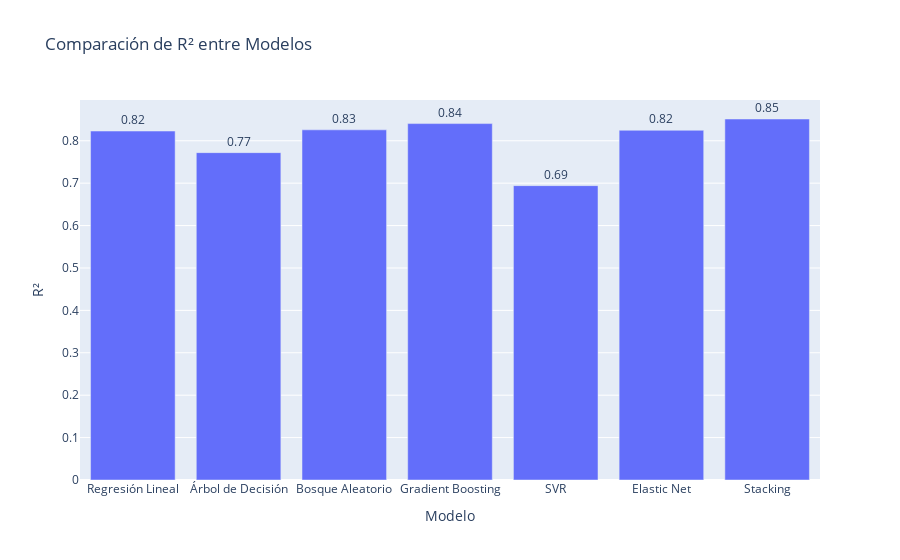

Source (notebook cell):
### Markdown cell above
#### Gráfico interactivo de R²

### Code cell
fig_r2 = px.bar(results, x='Modelo', y='R2', title='Comparación de R² entre Modelos', 
                labels={'R2': 'Coeficiente de Determinación'}, text='R2')
fig_r2.update_traces(texttemplate='%{text:.2f}', textposition='outside')
fig_r2.update_layout(xaxis_title="Modelo", yaxis_title="R²", showlegend=False)
fig_r2.show()

### Figure 1 — Plotly figure (JSON) as saved in the notebook; plotly's stock layout.template omitted (floating-point values rounded to 4 significant figures)
{"data": [{"alignmentgroup": "True", "hovertemplate": "Modelo=%{x}<br>Coeficiente de Determinación=%{text}<extra></extra>", "legendgroup": "", "marker": {"color": "#636efa", "pattern": {"shape": ""}}, "name": "", "offsetgroup": "", "orientation": "v", "showlegend": false, "text": [0.8229, 0.772, 0.8258, 0.8405, 0.6942, 0.8247, 0.8513], "textposition": "outside", "texttemplate": "%{text:.2f}", "type": "bar", "x": ["Regresión Lineal", "Árbol de Decisión", "Bosque Aleatorio", "Gradient Boosting", "SVR", "Elastic Net", "Stacking"], "xaxis": "x", "y": [0.8229, 0.772, 0.8258, 0.8405, 0.6942, 0.8247, 0.8513], "yaxis": "y"}], "layout": {"barmode": "relative", "legend": {"tracegroupgap": 0}, "showlegend": false, "title": {"text": "Comparación de R² entre Modelos"}, "xaxis": {"anchor": "y", "domain": [0, 1], "title": {"text": "Modelo"}}, "yaxis": {"anchor": "x", "domain": [0, 1], "title": {"text": "R²"}}}}
